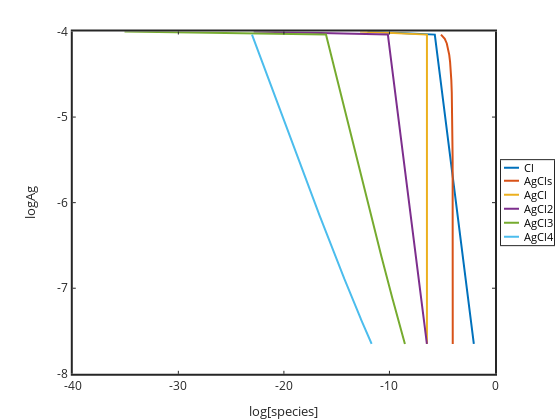

The code cell stored with this chart in its notebook:
### Code cell
h=plot(log10(Cl),log10(Ag),log10(AgCls),log10(Ag),log10(AgCl),log10(Ag),log10(AgCl2),log10(Ag),log10(AgCl3),log10(Ag),log10(AgCl4),log10(Ag));
%h=plot(log10(Cl),log10(Ag));
set(h,'linewidth',2);
set(gca,'linewidth',2,'fontsize',12);
xlabel('log[species]'); ylabel('logAg');
%xlabel('logCl'); ylabel('logAg');
legend('Cl','AgCls','AgCl','AgCl2','AgCl3','AgCl4','location','eastoutside')
%axis([-14 -1 -9 -7])
%exportforplot=[...
%log10(Ag)' log10(Cl)' log10(AgCls)' log10(AgCl)' log10(AgCl2)' log10(AgCl3)' log10(AgCl4)'
%]

end

### Figure 1 — Plotly figure (JSON) as saved in the notebook; plotly's stock layout.template omitted (floating-point values rounded to 4 significant figures; data arrays with more than 128 entries replaced by an {"elided": "..."} marker saying what was removed)
{"data": [{"line": {"color": "rgb(0,113,188)", "dash": "solid", "width": 2}, "marker": {"color": "rgb(0,113,188)", "line": {"color": "rgb(0,113,188)"}, "size": 6, "symbol": "none"}, "mode": "lines", "name": "Cl", "showlegend": true, "type": "scatter", "visibility": true, "x": {"elided": "1000 float values"}, "xaxis": "x", "y": {"elided": "1000 float values"}, "yaxis": "y"}, {"line": {"color": "rgb(216,82,24)", "dash": "solid", "width": 2}, "marker": {"color": "rgb(216,82,24)", "line": {"color": "rgb(216,82,24)"}, "size": 6, "symbol": "none"}, "mode": "lines", "name": "AgCls", "showlegend": true, "type": "scatter", "visibility": true, "x": {"elided": "1000 float values"}, "xaxis": "x", "y": {"elided": "1000 float values"}, "yaxis": "y"}, {"line": {"color": "rgb(236,176,31)", "dash": "solid", "width": 2}, "marker": {"color": "rgb(236,176,31)", "line": {"color": "rgb(236,176,31)"}, "size": 6, "symbol": "none"}, "mode": "lines", "name": "AgCl", "showlegend": true, "type": "scatter", "visibility": true, "x": {"elided": "1000 float values"}, "xaxis": "x", "y": {"elided": "1000 float values"}, "yaxis": "y"}, {"line": {"color": "rgb(125,46,141)", "dash": "solid", "width": 2}, "marker": {"color": "rgb(125,46,141)", "line": {"color": "rgb(125,46,141)"}, "size": 6, "symbol": "none"}, "mode": "lines", "name": "AgCl2", "showlegend": true, "type": "scatter", "visibility": true, "x": {"elided": "1000 float values"}, "xaxis": "x", "y": {"elided": "1000 float values"}, "yaxis": "y"}, {"line": {"color": "rgb(118,171,47)", "dash": "solid", "width": 2}, "marker": {"color": "rgb(118,171,47)", "line": {"color": "rgb(118,171,47)"}, "size": 6, "symbol": "none"}, "mode": "lines", "name": "AgCl3", "showlegend": true, "type": "scatter", "visibility": true, "x": {"elided": "1000 float values"}, "xaxis": "x", "y": {"elided": "1000 float values"}, "yaxis": "y"}, {"line": {"color": "rgb(76,189,237)", "dash": "solid", "width": 2}, "marker": {"color": "rgb(76,189,237)", "line": {"color": "rgb(76,189,237)"}, "size": 6, "symbol": "none"}, "mode": "lines", "name": "AgCl4", "showlegend": true, "type": "scatter", "visibility": true, "x": {"elided": "1000 float values"}, "xaxis": "x", "y": {"elided": "1000 float values"}, "yaxis": "y"}, {"hoverinfo": "none", "line": {"color": "rgb(0,113,188)", "dash": "solid", "width": 2}, "marker": {"color": "rgb(0,113,188)", "line": {"color": "rgb(0,113,188)"}, "size": 6, "symbol": "none"}, "mode": "lines", "name": "", "showlegend": false, "type": "scatter", "visibility": true, "x": [3, 18], "xaxis": "x2", "y": [7.5, 7.5], "yaxis": "y2"}, {"hoverinfo": "none", "line": {"color": "rgb(216,82,24)", "dash": "solid", "width": 2}, "marker": {"color": "rgb(216,82,24)", "line": {"color": "rgb(216,82,24)"}, "size": 6, "symbol": "none"}, "mode": "lines", "name": "", "showlegend": false, "type": "scatter", "visibility": true, "x": [3, 18], "xaxis": "x2", "y": [20.5, 20.5], "yaxis": "y2"}, {"hoverinfo": "none", "line": {"color": "rgb(236,176,31)", "dash": "solid", "width": 2}, "marker": {"color": "rgb(236,176,31)", "line": {"color": "rgb(236,176,31)"}, "size": 6, "symbol": "none"}, "mode": "lines", "name": "", "showlegend": false, "type": "scatter", "visibility": true, "x": [3, 18], "xaxis": "x2", "y": [34.5, 34.5], "yaxis": "y2"}, {"hoverinfo": "none", "line": {"color": "rgb(125,46,141)", "dash": "solid", "width": 2}, "marker": {"color": "rgb(125,46,141)", "line": {"color": "rgb(125,46,141)"}, "size": 6, "symbol": "none"}, "mode": "lines", "name": "", "showlegend": false, "type": "scatter", "visibility": true, "x": [3, 18], "xaxis": "x2", "y": [48.5, 48.5], "yaxis": "y2"}, {"hoverinfo": "none", "line": {"color": "rgb(118,171,47)", "dash": "solid", "width": 2}, "marker": {"color": "rgb(118,171,47)", "line": {"color": "rgb(118,171,47)"}, "size": 6, "symbol": "none"}, "mode": "lines", "name": "", "showlegend": false, "type": "scatter", "visibility": true, "x": [3, 18], "xaxis": "x2", "y": [62.5, 62.5], "yaxis": "y2"}, {"hoverinfo": "none", "line": {"color": "rgb(76,189,237)", "dash": "solid", "width": 2}, "marker": {"color": "rgb(76,189,237)", "line": {"color": "rgb(76,189,237)"}, "size": 6, "symbol": "none"}, "mode": "lines", "name": "", "showlegend": false, "type": "scatter", "visibility": true, "x": [3, 18], "xaxis": "x2", "y": [76.5, 76.5], "yaxis": "y2"}], "layout": {"annotations": [{"font": {"color": "rgb(0, 0, 0)", "size": 10.8}, "showarrow": false, "text": "Cl", "x": 21, "xanchor": "left", "xref": "x2", "y": 7.5, "yanchor": "middle", "yref": "y2"}, {"font": {"color": "rgb(0, 0, 0)", "size": 10.8}, "showarrow": false, "text": "AgCls", "x": 21, "xanchor": "left", "xref": "x2", "y": 20.5, "yanchor": "middle", "yref": "y2"}, {"font": {"color": "rgb(0, 0, 0)", "size": 10.8}, "showarrow": false, "text": "AgCl", "x": 21, "xanchor": "left", "xref": "x2", "y": 34.5, "yanchor": "middle", "yref": "y2"}, {"font": {"color": "rgb(0, 0, 0)", "size": 10.8}, "showarrow": false, "text": "AgCl2", "x": 21, "xanchor": "left", "xref": "x2", "y": 48.5, "yanchor": "middle", "yref": "y2"}, {"font": {"color": "rgb(0, 0, 0)", "size": 10.8}, "showarrow": false, "text": "AgCl3", "x": 21, "xanchor": "left", "xref": "x2", "y": 62.5, "yanchor": "middle", "yref": "y2"}, {"font": {"color": "rgb(0, 0, 0)", "size": 10.8}, "showarrow": false, "text": "AgCl4", "x": 21, "xanchor": "left", "xref": "x2", "y": 76.5, "yanchor": "middle", "yref": "y2"}], "height": 420, "hovermode": "closest", "margin": {"b": 0, "l": 0, "r": 0, "t": 0}, "plot_bgcolor": "rgba(0, 0, 0, 0)", "showlegend": false, "width": 560, "xaxis": {"anchor": "y", "autorange": false, "domain": [0.13, 0.8839], "exponentformat": "none", "gridcolor": "rgba(38,38,38,0.15)", "gridwidth": 2, "linecolor": "rgb(38,38,38)", "linewidth": 2, "mirror": "ticks", "range": [-40, 0], "showgrid": false, "showline": true, "side": "bottom", "spikedash": "solid", "spikemode": "across", "spikesides": false, "spikethickness": 1, "tickangle": 0, "tickcolor": "rgb(38,38,38)", "tickfont": {"color": "rgb(38,38,38)", "size": 12}, "ticklen": 3, "ticks": "inside", "ticktext": ["-40", "-30", "-20", "-10", "0"], "tickvals": [-40, -30, -20, -10, 0], "title": {"font": {"color": "rgb(38,38,38)", "size": 13.2}, "text": "log[species]"}, "type": "linear", "visible": true, "zeroline": false}, "xaxis2": {"anchor": "y2", "autorange": false, "domain": [0.8946, 0.9893], "exponentformat": "none", "fixedrange": true, "gridcolor": "rgba(38,38,38,0.15)", "gridwidth": 1, "linecolor": "rgb(38,38,38)", "linewidth": 1, "mirror": true, "range": [0, 53], "showgrid": false, "showline": true, "showspikes": false, "side": "bottom", "spikedash": "solid", "spikemode": "across", "spikesides": false, "spikethickness": 1, "tickangle": 0, "tickcolor": "rgb(38,38,38)", "tickfont": {"color": "rgb(38,38,38)", "size": 10.8}, "ticklen": 3, "ticks": "", "ticktext": [], "tickvals": [], "title": {"font": {"color": "rgb(0, 0, 0)", "size": 11.88}, "text": ""}, "type": "linear", "visible": true, "zeroline": false}, "yaxis": {"anchor": "x", "autorange": false, "domain": [0.11, 0.925], "exponentformat": "none", "gridcolor": "rgba(38,38,38,0.15)", "gridwidth": 2, "linecolor": "rgb(38,38,38)", "linewidth": 2, "mirror": "ticks", "range": [-8, -4], "showgrid": false, "showline": true, "side": "left", "spikedash": "solid", "spikemode": "across", "spikesides": false, "spikethickness": 1, "tickangle": 0, "tickcolor": "rgb(38,38,38)", "tickfont": {"color": "rgb(38,38,38)", "size": 12}, "ticklen": 3, "ticks": "inside", "ticktext": ["-8", "-7", "-6", "-5", "-4"], "tickvals": [-8, -7, -6, -5, -4], "title": {"font": {"color": "rgb(38,38,38)", "size": 13.2}, "text": "logAg"}, "type": "linear", "visible": true, "zeroline": false}, "yaxis2": {"anchor": "x2", "autorange": false, "domain": [0.4163, 0.6187], "exponentformat": "none", "fixedrange": true, "gridcolor": "rgba(38,38,38,0.15)", "gridwidth": 1, "linecolor": "rgb(38,38,38)", "linewidth": 1, "mirror": true, "range": [85, 0], "showgrid": false, "showline": true, "showspikes": false, "side": "left", "spikedash": "solid", "spikemode": "across", "spikesides": false, "spikethickness": 1, "tickangle": 0, "tickcolor": "rgb(38,38,38)", "tickfont": {"color": "rgb(38,38,38)", "size": 10.8}, "ticklen": 3, "ticks": "", "ticktext": [], "tickvals": [], "title": {"font": {"color": "rgb(0, 0, 0)", "size": 11.88}, "text": ""}, "type": "linear", "visible": true, "zeroline": false}}}
